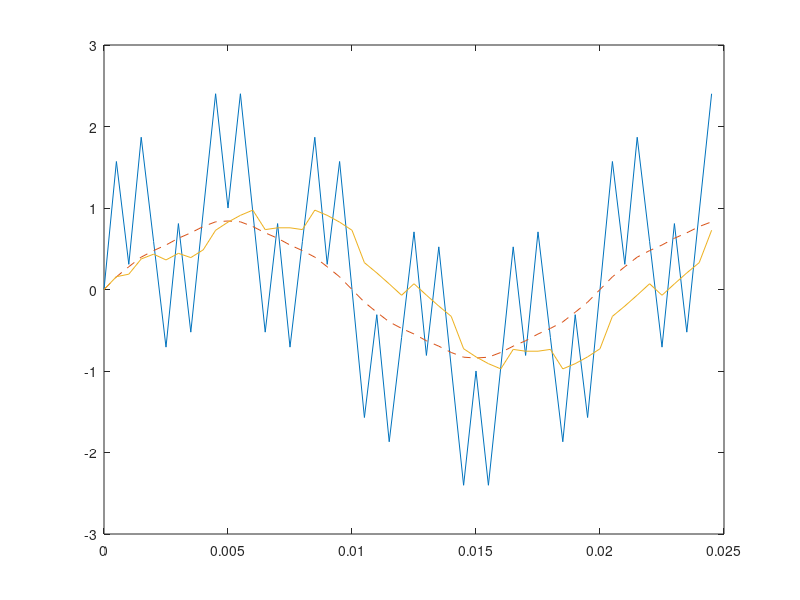

MATLAB code to generate this figure:
fs = 2000; % frekuensi
t = 0:1/fs:4; % periode
x = sin(2*pi*50*t) + sin(2*pi*250*t) + sin(2*pi*750*t); % data sinyal
b = ones(1,10)/10;
y = filtfilt(b,1,x); % filter non kausal
yy = filter(b,1,x); % filter kausal
% plot(t,x,t,y,'--',t,yy,'-'); % menampilkan seluruh sinyal
plot(t(1:50),x(1:50),t(1:50),y(1:50),'--',t(1:50),yy(1:50),'-'); % menampilkan 50 sinyal pertama